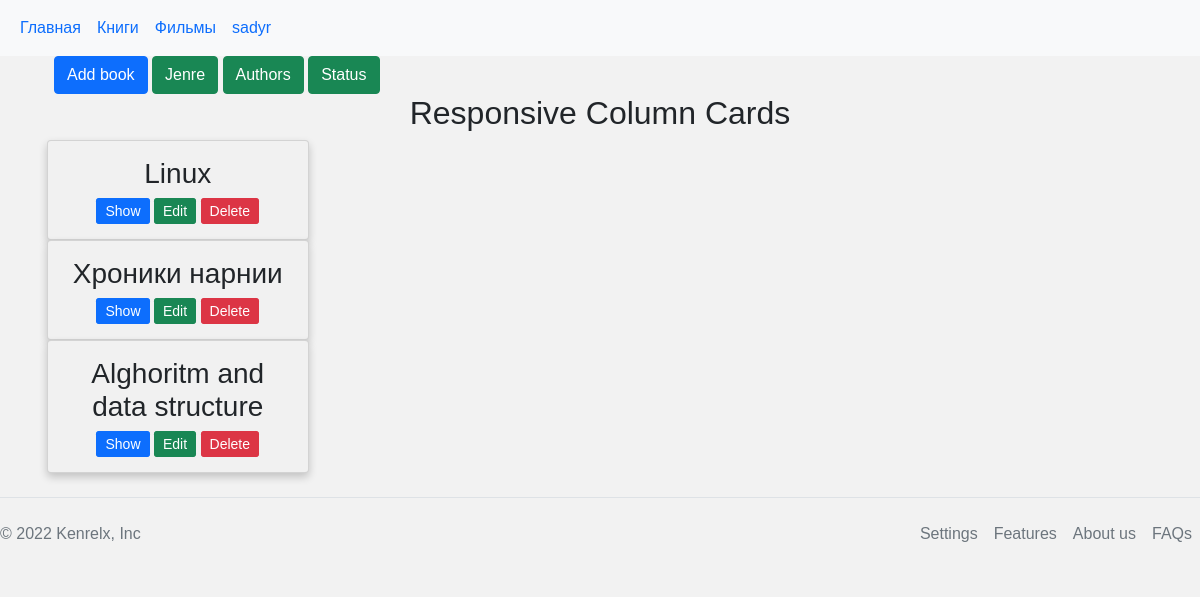
/books (signed in), run on the app's committed database.
### tables this page shows
CREATE TABLE users (
    id INTEGER PRIMARY KEY AUTOINCREMENT,
    email TEXT UNIQUE NOT NULL,
    username TEXT UNIQUE NOT NULL,
    password TEXT NOT NULL
);

CREATE TABLE books (
    id INTEGER PRIMARY KEY AUTOINCREMENT,
    title TEXT UNIQUE NOT NULL,
    description TEXT NOT NULL,
    author_id INTEGER NOT NULL,
    jenre_id INTEGER NOT NULL,
    status_id INTEGER NOT NULL,
    FOREIGN KEY (author_id) REFERENCES authors (id),
    FOREIGN KEY (jenre_id) REFERENCES jenre (id),
    FOREIGN KEY (status_id) REFERENCES status (id)

);

### library/book.py (the view)
@bp.route('/books')
def books():   # Функция для главной страницы сайта
    db = get_db()
    books = db.execute(
       'SELECT  books.id, title, description,author_id,jenre_id, status_id, jenre.name '
        ' FROM books  JOIN jenre  ON books.jenre_id = jenre.id'
    ).fetchall()
    title = 'Books'
    return render_template('book/books.html',title=title,menus=menus, books=books )

### library/auth.py (called while the page is built)
@bp.before_app_request
def load_logged_in_user():
    user_id = session.get('user_id')
    if user_id is None:
        g.user = None
    else:
        g.user = get_db().execute(
            'SELECT * FROM users WHERE id = ?', (user_id,)
        ).fetchone()

### library/db.py (called while the page is built)
def get_db():
    if 'db' not in g:
        g.db = sqlite3.connect(
            current_app.config['DATABASE'],
            detect_types=sqlite3.PARSE_DECLTYPES
        )
        g.db.row_factory = sqlite3.Row
    return g.db

### library/templates/book/books.html (shortened to what this page needs)
{% extends 'base.html' %}
{% block style %} <link rel="stylesheet" href="/static/css/books.css"> {% endblock %}
{% block content %}
<div class="container">
    <div class="container" >
        <a href="add_book"> <button  type="button" class="btn btn-primary">Add book</button></a>
        <a href="jenre"> <button type="button" class="btn btn-primary btn-success" >Jenre</button></a>
          <a href="authors"> <button type="button" class="btn btn-primary btn-success ">Authors</button></a>
          <a href="status"> <button type="button" class="btn btn-primary btn-success ">Status</button></a>
</div>
<h2>Responsive Column Cards</h2>
{% for book in books %}
<div class="row">
  <div class="column">
    <div class="card">
      <h3>{{ book['title'] }}</h3>
      <div>
      <a class="btn btn-primary btn-sm btn-books "  href="books/show_book/{{ book['id'] }}" role="button">Show</a>
      <a class="   btn btn-primary btn-sm btn-success btn-books "   href="books/edit_book/{{ book['id'] }}" role="button">Edit</a>
      <a class="  btn btn-primary btn-sm btn-danger btn-books "   href="books/delete_book/{{ book['id'] }}" role="button" onclick="return confirm('Are you sure that delete this book?')">Delete</a>
    </div>
    </div>
  </div>
</div>
{% endfor %}
</div>
{% endblock %}

### library/templates/base.html (shortened to what this page needs)
<!DOCTYPE html>
<html lang="en">
<head>
    <link rel="stylesheet" href="/static/css/bootstrap.min.css">
    <link rel="stylesheet" href="/static/css/style.css">
    {% block style %} {% endblock %}
</head>
<body>
    <header>
<nav class="navbar navbar-expand-sm bg-light">
    <div class="container-fluid">
      <ul class="navbar-nav">
        {% for menu in menus %}
        <li class="nav-item">
          <a class="nav-link" href="{{ menu['url']}}">{{ menu['name'] }}</a>
        </li>
        {% endfor %}
        {% if g.user['username'] %}
        <li class="nav-item">
          <a class="nav-link" href="#">{{ g.user['username'] }}</a>
        </li>
          {% endif %}
      </ul>
    </div>
  </nav>
    </header>
    {% block content %}
    {% endblock %}
      <footer class="  d-flex flex-wrap justify-content-between align-items-center py-3 my-4 border-top">
        <p class="col-md-4 mb-0 text-muted">&copy; 2022 Kenrelx, Inc</p>
        <a href="/" class="col-md-4 d-flex align-items-center justify-content-center mb-3 mb-md-0 me-md-auto link-dark text-decoration-none">
          <svg class="bi me-2" width="40" height="32"><use xlink:href="#bootstrap"/></svg>
        </a>
        <ul class=" nav col-md-4 justify-content-end">
          <li class="nav-item"><a href="#" class="nav-link px-2 text-muted">Settings</a></li>
          <li class="nav-item"><a href="#" class="nav-link px-2 text-muted">Features</a></li>
          <li class="nav-item"><a href="#" class="nav-link px-2 text-muted">About us</a></li>
          <li class="nav-item"><a href="#" class="nav-link px-2 text-muted">FAQs</a></li>
        </ul>
      </footer>
</body>
</html>

### library/static/css/style.css (style rules this page uses)
body { background-color: #f2f2f2; }

### library/static/css/books.css (style rules this page uses)
* { box-sizing: border-box; }
body { font-family: Arial, Helvetica, sans-serif; }
.column { float: left; width: 25%; padding: 0 10px; }
.row { margin: 0 -5px; }
.row:after { content: ""; display: table; clear: both; }
.card { box-shadow: 0 4px 8px 0 rgba(0, 0, 0, 0.2); padding: 16px; text-align: center; background-color: #f1f1f1; }
h2 { text-align: center; }
.btn-books { display: inline; width: fit-content; }

### data on the page
users: user.username "sadyr"
books: title "Linux"
books: title "Хроники нарнии"
books: title "Alghoritm and data structure"

### other printed values
{{ menu['name'] }} "Главная" "Книги" "Фильмы"
